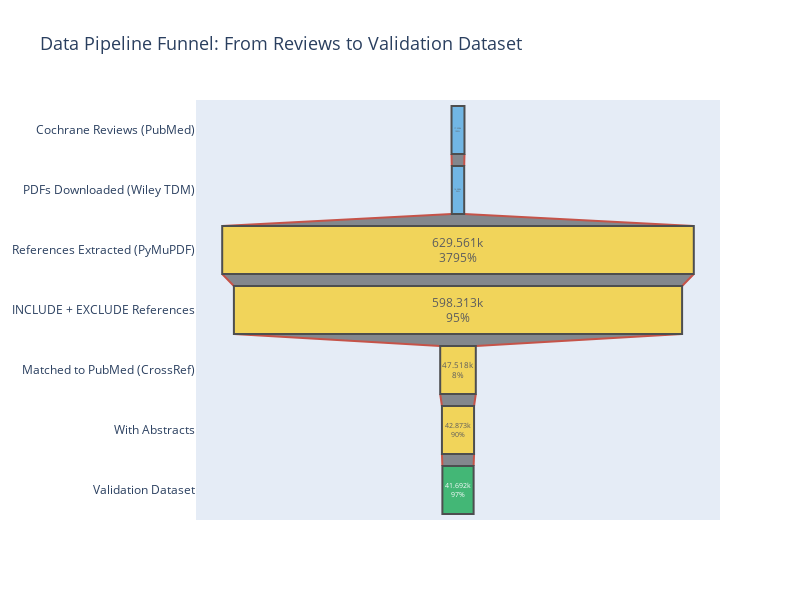

Notebook code cell kept with this figure:
### Markdown cell above
---

## 4. Pipeline Flow Visualization

### Code cell
# Sankey-style funnel visualization
import plotly.graph_objects as go

# Data from pipeline
stages = [
    'Cochrane Reviews\n(PubMed)',
    'PDFs Downloaded\n(Wiley TDM)',
    'References Extracted\n(PyMuPDF)',
    'INCLUDE + EXCLUDE\nReferences',
    'Matched to PubMed\n(CrossRef)',
    'With Abstracts',
    'Validation Dataset'
]

values = [17298, 16588, 629561, 598313, 47518, 42873, 41692]

fig = go.Figure(go.Funnel(
    y = stages,
    x = values,
    textposition = "inside",
    textinfo = "value+percent previous",
    opacity = 0.85,
    marker = dict(
        color = ['#5DADE2', '#5DADE2', '#F4D03F', '#F4D03F', '#F4D03F', '#F4D03F', '#27AE60'],
        line = dict(width = 2, color = '#333333')
    ),
    connector = dict(line=dict(color="#C0392B", width=2))
))

fig.update_layout(
    title=dict(text="Data Pipeline Funnel: From Reviews to Validation Dataset", font=dict(size=18)),
    font=dict(size=12),
    height=600,
    width=800
)

fig.show()

### Figure 1 — Plotly figure (JSON) as saved in the notebook; plotly's stock layout.template omitted (floating-point values rounded to 4 significant figures)
{"data": [{"connector": {"line": {"color": "#C0392B", "width": 2}}, "marker": {"color": ["#5DADE2", "#5DADE2", "#F4D03F", "#F4D03F", "#F4D03F", "#F4D03F", "#27AE60"], "line": {"color": "#333333", "width": 2}}, "opacity": 0.85, "textinfo": "value+percent previous", "textposition": "inside", "type": "funnel", "x": [17298, 16588, 629561, 598313, 47518, 42873, 41692], "y": ["Cochrane Reviews\n(PubMed)", "PDFs Downloaded\n(Wiley TDM)", "References Extracted\n(PyMuPDF)", "INCLUDE + EXCLUDE\nReferences", "Matched to PubMed\n(CrossRef)", "With Abstracts", "Validation Dataset"]}], "layout": {"font": {"size": 12}, "height": 600, "title": {"font": {"size": 18}, "text": "Data Pipeline Funnel: From Reviews to Validation Dataset"}, "width": 800}}
